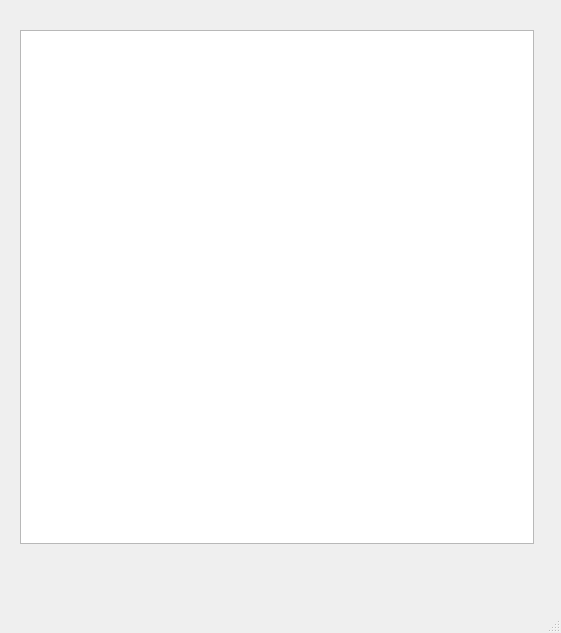
<?xml version="1.0" encoding="UTF-8"?>
<ui version="4.0">
 <class>MainWindow</class>
 <widget class="QMainWindow" name="MainWindow">
  <property name="geometry">
   <rect>
    <x>0</x>
    <y>0</y>
    <width>561</width>
    <height>633</height>
   </rect>
  </property>
  <property name="windowTitle">
   <string>MainWindow</string>
  </property>
  <widget class="QWidget" name="centralwidget">
   <widget class="QGraphicsView" name="preview">
    <property name="geometry">
     <rect>
      <x>20</x>
      <y>30</y>
      <width>514</width>
      <height>514</height>
     </rect>
    </property>
    <property name="minimumSize">
     <size>
      <width>512</width>
      <height>512</height>
     </size>
    </property>
   </widget>
  </widget>
  <widget class="QMenuBar" name="menubar">
   <property name="geometry">
    <rect>
     <x>0</x>
     <y>0</y>
     <width>561</width>
     <height>21</height>
    </rect>
   </property>
  </widget>
  <widget class="QStatusBar" name="statusbar"/>
 </widget>
 <resources/>
 <connections/>
</ui>
